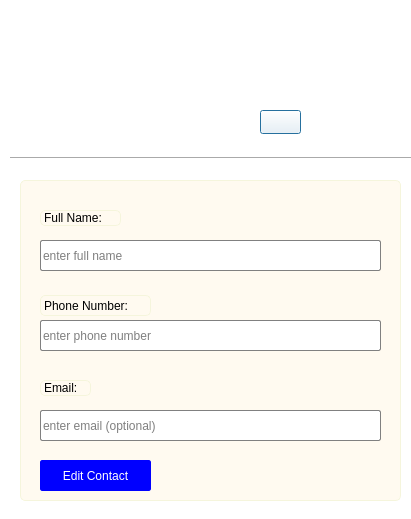
<?xml version="1.0" encoding="UTF-8"?>
<ui version="4.0">
 <class>editContact</class>
 <widget class="QDialog" name="editContact">
  <property name="geometry">
   <rect>
    <x>0</x>
    <y>0</y>
    <width>411</width>
    <height>519</height>
   </rect>
  </property>
  <property name="windowTitle">
   <string>ChatApp</string>
  </property>
  <property name="styleSheet">
   <string notr="true">background-color: rgb(255, 255, 255);</string>
  </property>
  <widget class="Line" name="line">
   <property name="geometry">
    <rect>
     <x>10</x>
     <y>150</y>
     <width>401</width>
     <height>16</height>
    </rect>
   </property>
   <property name="orientation">
    <enum>Qt::Horizontal</enum>
   </property>
  </widget>
  <widget class="QLabel" name="profilelabel">
   <property name="geometry">
    <rect>
     <x>118</x>
     <y>10</y>
     <width>131</width>
     <height>121</height>
    </rect>
   </property>
   <property name="text">
    <string/>
   </property>
   <property name="pixmap">
    <pixmap resource="icons.qrc">:/ic/icons/user.png</pixmap>
   </property>
   <property name="scaledContents">
    <bool>true</bool>
   </property>
   <property name="alignment">
    <set>Qt::AlignCenter</set>
   </property>
  </widget>
  <widget class="QPushButton" name="uploadp">
   <property name="geometry">
    <rect>
     <x>260</x>
     <y>110</y>
     <width>41</width>
     <height>24</height>
    </rect>
   </property>
   <property name="text">
    <string/>
   </property>
   <property name="icon">
    <iconset>
     <normalon>:/ic/icons/photo.png</normalon>
    </iconset>
   </property>
   <property name="iconSize">
    <size>
     <width>20</width>
     <height>20</height>
    </size>
   </property>
  </widget>
  <widget class="QGroupBox" name="groupBox">
   <property name="geometry">
    <rect>
     <x>20</x>
     <y>180</y>
     <width>381</width>
     <height>321</height>
    </rect>
   </property>
   <property name="styleSheet">
    <string notr="true">color: rgb(0, 0, 0);
background-color:floralwhite;
border: 1px solid beige;
border-radius: 5px;
border-collapse:clollapse;
font: 10pt &quot;Arial&quot;;</string>
   </property>
   <property name="title">
    <string/>
   </property>
   <widget class="QLabel" name="label_2">
    <property name="geometry">
     <rect>
      <x>20</x>
      <y>30</y>
      <width>81</width>
      <height>16</height>
     </rect>
    </property>
    <property name="text">
     <string>Full Name:</string>
    </property>
   </widget>
   <widget class="QLineEdit" name="fullname">
    <property name="geometry">
     <rect>
      <x>20</x>
      <y>60</y>
      <width>341</width>
      <height>31</height>
     </rect>
    </property>
    <property name="styleSheet">
     <string notr="true">background-color:white;
border: 1px solid grey;
border-radius: 2px;
border-collapse:collapse;
font: 10pt &quot;Arial&quot;;
color:black;</string>
    </property>
    <property name="placeholderText">
     <string>enter full name</string>
    </property>
   </widget>
   <widget class="QLabel" name="label_3">
    <property name="geometry">
     <rect>
      <x>20</x>
      <y>115</y>
      <width>111</width>
      <height>21</height>
     </rect>
    </property>
    <property name="text">
     <string>Phone Number:</string>
    </property>
   </widget>
   <widget class="QLineEdit" name="phonenumber">
    <property name="geometry">
     <rect>
      <x>20</x>
      <y>140</y>
      <width>341</width>
      <height>31</height>
     </rect>
    </property>
    <property name="styleSheet">
     <string notr="true">background-color:white;
border: 1px solid grey;
border-radius: 2px;
border-collapse:collapse;
font: 10pt &quot;Arial&quot;;
color:black;</string>
    </property>
    <property name="placeholderText">
     <string>enter phone number</string>
    </property>
   </widget>
   <widget class="QLabel" name="label_4">
    <property name="geometry">
     <rect>
      <x>20</x>
      <y>200</y>
      <width>51</width>
      <height>16</height>
     </rect>
    </property>
    <property name="text">
     <string>Email:</string>
    </property>
   </widget>
   <widget class="QLineEdit" name="email">
    <property name="geometry">
     <rect>
      <x>20</x>
      <y>230</y>
      <width>341</width>
      <height>31</height>
     </rect>
    </property>
    <property name="styleSheet">
     <string notr="true">background-color:white;
border: 1px solid grey;
border-radius: 2px;
border-collapse:collapse;
font: 10pt &quot;Arial&quot;;
color:black;</string>
    </property>
    <property name="placeholderText">
     <string>enter email (optional)</string>
    </property>
   </widget>
   <widget class="QPushButton" name="addcontact">
    <property name="geometry">
     <rect>
      <x>20</x>
      <y>280</y>
      <width>111</width>
      <height>31</height>
     </rect>
    </property>
    <property name="styleSheet">
     <string notr="true">color:white;
background-color:blue;
border: 1px solid blue;
border-radius:2px;</string>
    </property>
    <property name="text">
     <string>Edit Contact</string>
    </property>
   </widget>
  </widget>
 </widget>
 <resources>
  <include location="icons.qrc"/>
 </resources>
 <connections/>
</ui>
